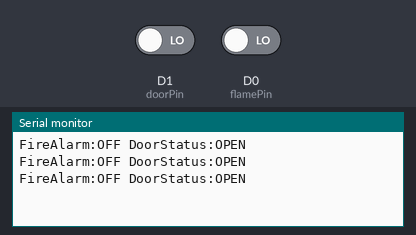
Simulated run of this sketch. Board: ESP8266 (NodeMCU). On the bench: the last lines printed to the serial monitor. Inputs (shaded band) come from the test bench; at power-on: D1 (doorPin) LOW, D0 (flamePin) LOW.

Above: at 2.8 s.
2.9 s: D1 (doorPin) driven HIGH
At 3.5 s:
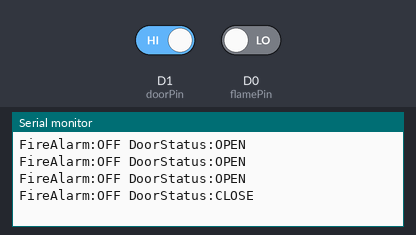
5.5 s: D0 (flamePin) driven HIGH
At 6.8 s:
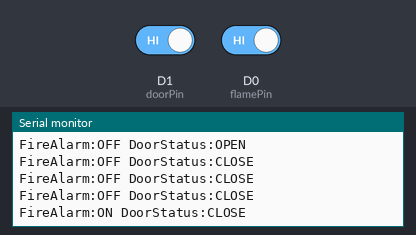
8.5 s: D1 (doorPin) driven LOW
At 9.8 s:
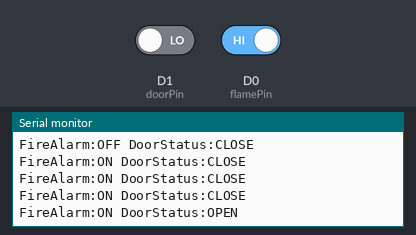

The sketch:

Erano_Lab3.ino
```cpp
//M ERANO Flame module / Magnetic module
//Detects Fire and shows Fire alarm status
//Display Door open and close status

const int flamePin = D0; // connect pin for flame module
const int doorPin = D1; // connect pin for magnetic module
int flame;
int door;

void setup() {
  Serial.begin(230400);
  pinMode(flamePin, INPUT);
  pinMode(doorPin, INPUT);
}

void loop() {
  flame = digitalRead(flamePin);
  door = digitalRead(doorPin);

  if(flame == HIGH){
    Serial.print("FireAlarm:ON"); //detects fire, alarm status ON
  }else{
    Serial.print("FireAlarm:OFF"); //detects no fire, alarm status OFF
  }
  Serial.print(" ");

  if(door == HIGH){
    Serial.print("DoorStatus:CLOSE"); //door is closed
  }else{
    Serial.print("DoorStatus:OPEN"); //door is opened
  }
  Serial.println(" ");
  delay(1000);
}
```

Measured:
- after the input at 2.9 s, the serial monitor: prints a new line after 0.10 s (image 1)
- after the input at 5.5 s, the serial monitor: prints a new line after 0.50 s (image 2)
- after the input at 8.5 s, the serial monitor: prints a new line after 0.50 s (image 3)
